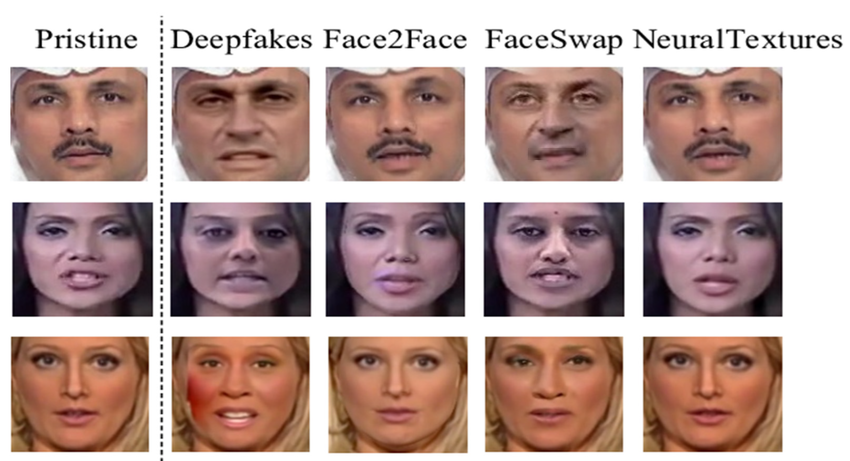
#> input picture reports/FaceForensics-sample-images-with-manipulation-methods.redacted.png, 850 x 461 px
$ python -i pii.py   (imports and definitions only)
#> lines starting #> are read from the running program, lines starting #| are printed output that depends on the picture
### src/config.py
"""Central configuration. No secrets in code — everything from env."""

from __future__ import annotations

import os
from dataclasses import dataclass, field


def _env(key: str, default: str = "") -> str:
    return os.getenv(key, default)


def _env_int(key: str, default: int) -> int:
    try:
        return int(os.getenv(key, str(default)))
    except ValueError:
        return default


def _env_float(key: str, default: float) -> float:
    try:
        return float(os.getenv(key, str(default)))
    except ValueError:
        return default


@dataclass(frozen=True)
class Settings:
    """Loaded once at startup. `frozen` prevents accidental mutation."""

    # --- general / tradecraft ---
    log_level: str = field(default_factory=lambda: _env("LOG_LEVEL", "INFO"))
    max_file_mb: int = field(default_factory=lambda: _env_int("MAX_FILE_MB", 500))
    work_dir: str = field(default_factory=lambda: _env("WORK_DIR", "/tmp/opencode/provenance"))
    tlp: str = field(default_factory=lambda: _env("TLP_MARKING", "TLP:CLEAR"))
    audit_log: str = field(default_factory=lambda: _env("AUDIT_LOG", "reports/audit.jsonl"))

    # --- module 1: C2PA trust ---
    # JSON list of trusted signer fingerprints / CAs for air-gapped trust.
    trust_anchors_path: str = field(
        default_factory=lambda: _env("TRUST_ANCHORS_PATH", "config/trust_anchors.json")
    )

    # --- module 2: forensics ---
    max_frames: int = field(default_factory=lambda: _env_int("MAX_FRAMES", 5))
    onnx_model_path: str = field(
        default_factory=lambda: _env("ONNX_MODEL_PATH", "models/deepfake.onnx")
    )
    synthetic_model_path: str = field(
        default_factory=lambda: _env("SYNTHETIC_MODEL_PATH", "models/synthetic_clip.onnx")
    )
    clip_model_path: str = field(
        default_factory=lambda: _env("CLIP_MODEL_PATH", "models/clip_image.onnx")
    )
    imagebind_model_path: str = field(
        default_factory=lambda: _env("IMAGEBIND_MODEL_PATH", "models/imagebind_vision.onnx")
    )
    # ImageBind's similarity scale is lower than CLIP's (measured mean true
    # cosine 0.854 vs 0.891 on the reuse benchmark), so the joint-space tier
    # gets its own gate instead of CLIP's.
    ib_threshold: float = field(default_factory=lambda: _env_float("IB_THRESHOLD", 0.85))
    model_registry_path: str = field(
        default_factory=lambda: _env("MODEL_REGISTRY_PATH", "models/registry.json")
    )
    enable_heatmap: bool = field(default_factory=lambda: _env("ENABLE_HEATMAP", "0") == "1")
    force_cpu: bool = field(default_factory=lambda: _env("FORCE_CPU", "0") == "1")

    # --- module 3: context ---
    # memory | postgres | milvus | weaviate. Unknown values fall back to memory.
    vector_backend: str = field(default_factory=lambda: _env("VECTOR_BACKEND", "memory"))
    phash_threshold: int = field(default_factory=lambda: _env_int("PHASH_THRESHOLD", 8))
    pdq_threshold: int = field(default_factory=lambda: _env_int("PDQ_THRESHOLD", 48))  # /256 bits
    clip_threshold: float = field(default_factory=lambda: _env_float("CLIP_THRESHOLD", 0.90))
    postgres_dsn: str = field(default_factory=lambda: _env("POSTGRES_DSN", ""))
    milvus_uri: str = field(default_factory=lambda: _env("MILVUS_URI", "http://localhost:19530"))
    weaviate_url: str = field(default_factory=lambda: _env("WEAVIATE_URL", "http://localhost:8080"))
    qdrant_url: str = field(default_factory=lambda: _env("QDRANT_URL", "http://localhost:6333"))
    reference_db_path: str = field(
        default_factory=lambda: _env("REFERENCE_DB_PATH", "data/reference_events.json")
    )

    # --- module 4: LLM ---
    # ollama | hf | llamaindex | rule-based (auto falls back to rule-based offline)
    llm_backend: str = field(default_factory=lambda: _env("LLM_BACKEND", "auto"))
    ollama_host: str = field(default_factory=lambda: _env("OLLAMA_HOST", "http://localhost:11434"))
    ollama_model: str = field(default_factory=lambda: _env("OLLAMA_MODEL", "llama3.1:8b"))
    ollama_timeout_s: int = field(default_factory=lambda: _env_int("OLLAMA_TIMEOUT_S", 60))
    hf_model: str = field(
        default_factory=lambda: _env("HF_MODEL", "TinyLlama/TinyLlama-1.1B-Chat-v1.0")
    )
    rag_top_k: int = field(default_factory=lambda: _env_int("RAG_TOP_K", 3))

    # --- speech (Whisper, offline after provisioning) ---
    whisper_model: str = field(default_factory=lambda: _env("WHISPER_MODEL", "tiny"))
    whisper_root: str = field(default_factory=lambda: _env("WHISPER_ROOT", "models/whisper"))

    # --- OSINT ingestion ---
    osint_rss_feeds: str = field(default_factory=lambda: _env("OSINT_RSS_FEEDS", ""))
    telegram_bot_token: str = field(default_factory=lambda: _env("TELEGRAM_BOT_TOKEN", ""))
    telegram_chat_ids: str = field(default_factory=lambda: _env("TELEGRAM_CHAT_IDS", ""))

    # --- active learning ---
    al_retrain_threshold: int = field(default_factory=lambda: _env_int("AL_RETRAIN_THRESHOLD", 50))

    # --- EU AI Act Art. 50 operator posture ---
    # These are *declared* by the operator, not inferred from the media: an
    # Art. 50(4) carve-out is a legal act, so it must be a deliberate,
    # auditable configuration change rather than a code default. Defaults are
    # the conservative ones (deployer, no carve-out) so an unset deployment
    # over-complies instead of quietly claiming an exemption.
    ai_act_role: str = field(default_factory=lambda: _env("AI_ACT_ROLE", "deployer"))
    ai_act_law_enforcement: bool = field(
        default_factory=lambda: _env("AI_ACT_LAW_ENFORCEMENT", "0") == "1"
    )
    ai_act_standard_editing_only: bool = field(
        default_factory=lambda: _env("AI_ACT_STANDARD_EDITING", "0") == "1"
    )

    # --- output / serving ---
    report_out_dir: str = field(default_factory=lambda: _env("REPORT_OUT_DIR", "reports"))
    api_host: str = field(default_factory=lambda: _env("API_HOST", "127.0.0.1"))
    api_port: int = field(default_factory=lambda: _env_int("API_PORT", 8088))


SETTINGS = Settings()

### src/pii.py
"""PII redaction for civilian protection (face + plate blurring).

Policy: TLP:GREEN/CLEAR exports must not expose identifiable civilians.
`redacted_copy()` writes a blurred derivative into the reports dir and
returns its path + redaction log; the ORIGINAL stays sealed in case storage
for the examiner chain-of-custody. Detection is Haar-cascade based (bundled
with OpenCV); plates fall back to an aspect-ratio + edge-density heuristic
when the cascade XML is absent. Misses are possible — the log records
counts, and GREEN exports carry the residual-risk note.
"""

from __future__ import annotations

import logging
from dataclasses import asdict, dataclass, field
from pathlib import Path

import numpy as np

from src.config import SETTINGS

log = logging.getLogger(__name__)

_CASCADES: dict[str, object] = {}


@dataclass
class RedactionLog:
    redacted_path: str | None = None
    faces_blurred: int = 0
    plates_blurred: int = 0
    notes: list[str] = field(default_factory=list)

    def to_dict(self):
        return asdict(self)


def _cascade(name: str):
    if name in _CASCADES:
        return _CASCADES[name]
    try:
        import cv2 as _cv2

        data_dir = getattr(_cv2, "data", None)
        if not (data_dir and hasattr(data_dir, "haarcascades")):
            return None
        from pathlib import Path as _P

        cp = _P(str(data_dir.haarcascades)) / name
        _CASCADES[name] = (
            _cv2.CascadeClassifier(str(cp))  # type: ignore[attr-defined]  # cv2 C++ API
            if cp.is_file()
            else None
        )
        return _CASCADES[name]
    except ImportError:
        return None


def _blur_boxes(img: np.ndarray, boxes, strength: int = 35) -> int:
    try:
        import cv2 as _cv2
    except ImportError:
        return 0
    n = 0
    for x, y, w, h in boxes:
        x, y, w, h = max(int(x), 0), max(int(y), 0), int(w), int(h)
        roi = img[y : y + h, x : x + w]
        if roi.size == 0:
            continue
        k = max(3, (min(w, h) // 3) | 1)  # scale blur to box size
        img[y : y + h, x : x + w] = _cv2.GaussianBlur(roi, (k, k), 0)
        n += 1
    return n


def _plate_candidates(cv2: object, gray: np.ndarray) -> list:
    """Heuristic plates: high edge-density rectangles with 2:1–5:1 aspect."""
    import cv2 as _cv2

    edges = _cv2.Canny(gray, 100, 200)
    contours, _ = _cv2.findContours(edges, _cv2.RETR_EXTERNAL, _cv2.CHAIN_APPROX_SIMPLE)
    out = []
    area = gray.shape[0] * gray.shape[1]
    for c in contours:
        x, y, w, h = _cv2.boundingRect(c)
        if h < 12 or w < 40 or not (2.0 <= w / max(h, 1) <= 5.5):
            continue
        if not (0.0005 * area < w * h < 0.02 * area):
            continue
        out.append((x, y, w, h))
    return out[:8]


def redacted_copy(image_path: str | Path, *, out_dir: str | Path | None = None) -> RedactionLog:
    """Blur faces + plates; return log. Original untouched (copy-on-write)."""
    log_out = RedactionLog()
    p = Path(image_path)
    try:
        import cv2 as _cv2
    except ImportError:
        log_out.notes.append("cv2 missing — redaction unavailable, export gated")
        return log_out
    img = _cv2.imread(str(p), _cv2.IMREAD_COLOR)
#> img is the input picture: shape (461, 850, 3); mean B, G, R 153.1, 158.6, 184.6
    if img is None:
        log_out.notes.append("undecodable image — redaction skipped")
        return log_out
    gray = _cv2.cvtColor(img, _cv2.COLOR_BGR2GRAY)
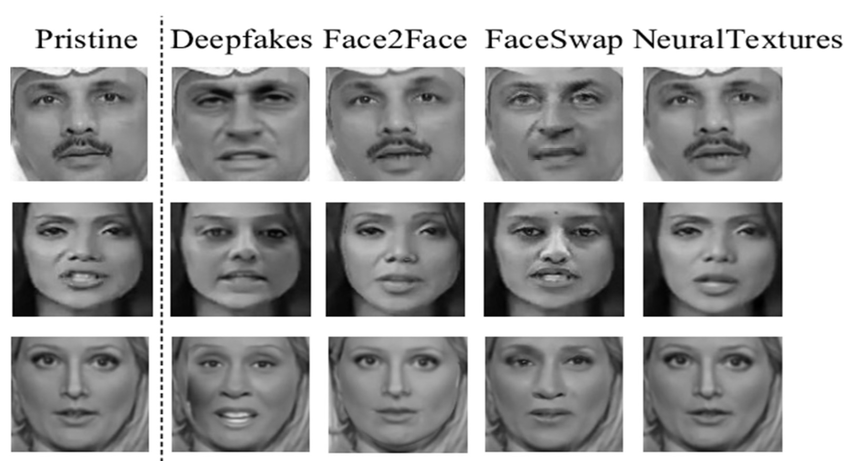
#> gray: shape (461, 850); min 0, max 255, mean 165.8
    face_cascade = _cascade("haarcascade_frontalface_default.xml")
    faces = (
        face_cascade.detectMultiScale(gray, 1.1, 4, minSize=(40, 40))
        if face_cascade is not None
        else []
    )
#> faces = 15 rows, first 6: [333, 311, 129, 129], [14, 314, 126, 126], [485, 312, 130, 130], [645, 312, 129, 129], [180, 320, 113, 113], [18, 180, 129, 129]
    log_out.faces_blurred = _blur_boxes(img, faces)
#> the loop in _blur_boxes, `for x, y, w, h in boxes:` made 15 passes
#> (x, y, w, h, k) on passes 1 to 12: (333, 311, 129, 129, 43), (14, 314, 126, 126, 43), (485, 312, 130, 130, 43), (645, 312, 129, 129, 43), (180, 320, 113, 113, 37), (18, 180, 129, 129, 43), (489, 181, 130, 130, 43), (651, 180, 129, 129, 43), (177, 179, 131, 131, 43), (333, 180, 131, 131, 43), (485, 46, 137, 137, 45), (11, 49, 133, 133, 45)
#> pass 1, in _blur_boxes, `roi = img[y : y + h, x : x + w]`:
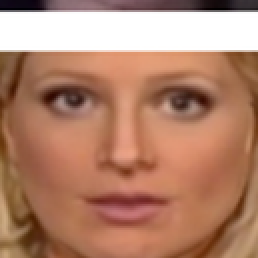
#> roi: shape (129, 129, 3) (shown 2 times larger); mean B, G, R 109, 131.8, 179.3
#> pass 2, in _blur_boxes, `roi = img[y : y + h, x : x + w]`:
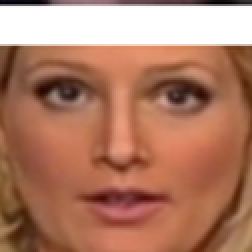
#> roi: shape (126, 126, 3) (shown 2 times larger); mean B, G, R 102, 124.5, 176.4
#> pass 3, in _blur_boxes, `roi = img[y : y + h, x : x + w]`:
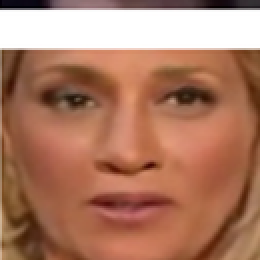
#> roi: shape (130, 130, 3) (shown 2 times larger); mean B, G, R 100, 122.9, 173.6
#> after the loop in _blur_boxes, `for x, y, w, h in boxes:`:
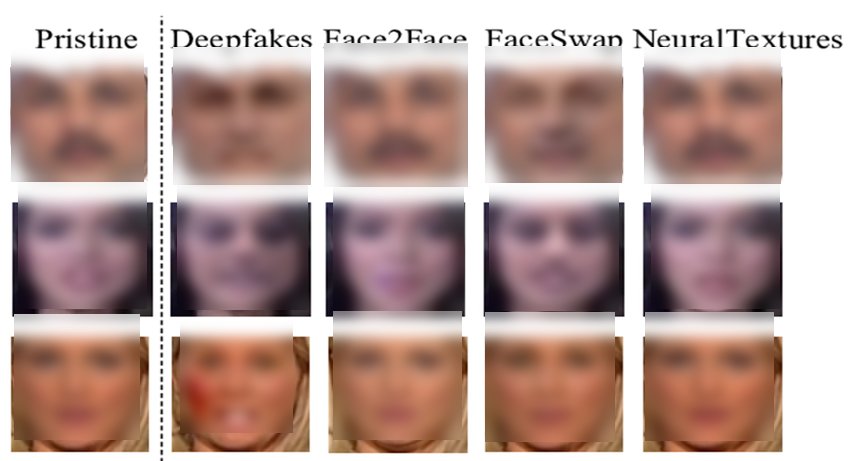
#> img: shape (461, 850, 3); mean B, G, R 153.2, 158.7, 184.8
#> after the loop in _blur_boxes, `for x, y, w, h in boxes:`:
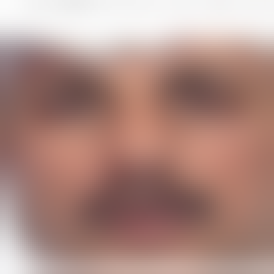
#> roi: shape (137, 137, 3) (shown 2 times larger); mean B, G, R 131.3, 139.5, 174
#> after the loop in _blur_boxes, `for x, y, w, h in boxes:`: n = 15
#> log_out.faces_blurred = 15
    plate_cascade = _cascade("haarcascade_russian_plate_number.xml")
    plates = (
        plate_cascade.detectMultiScale(gray, 1.1, 3, minSize=(40, 12))
        if plate_cascade is not None
        else _plate_candidates(_cv2, gray)
    )
#> plates = ()
    log_out.plates_blurred = _blur_boxes(img, plates)
#> log_out.plates_blurred = 0
    dest = (Path(out_dir) if out_dir else Path(SETTINGS.report_out_dir)) / f"{p.stem}.redacted.png"
    dest.parent.mkdir(parents=True, exist_ok=True)
    _cv2.imwrite(str(dest), img)
    log_out.redacted_path = str(dest)
    log_out.notes.append(
        f"blurred {log_out.faces_blurred} face(s), {log_out.plates_blurred} plate(s); "
        "automated detection may miss — examiner review required before release"
    )
    log.info(
        "pii: %s faces=%d plates=%d -> %s",
        p.name,
        log_out.faces_blurred,
        log_out.plates_blurred,
        dest.name,
    )
    return log_out

>>> result = redacted_copy('../reports/FaceForensics-sample-images-with-manipulation-methods.redacted.png')
